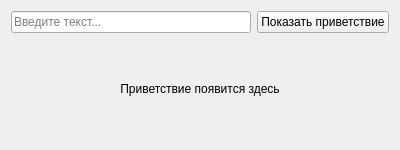
<?xml version="1.0" encoding="UTF-8"?>
<ui version="4.0">
 <class>GreetingForm</class>
 <widget class="QWidget" name="GreetingForm">
  <property name="geometry">
   <rect>
    <x>0</x>
    <y>0</y>
    <width>400</width>
    <height>150</height>
   </rect>
  </property>
  <property name="windowTitle">
   <string>Widgets</string>
  </property>
  <layout class="QVBoxLayout" name="verticalLayout">
   <item>
    <layout class="QHBoxLayout" name="horizontalLayout">
     <item>
      <widget class="QLineEdit" name="lineEdit">
       <property name="placeholderText">
        <string>Введите текст...</string>
       </property>
      </widget>
     </item>
     <item>
      <widget class="QPushButton" name="pushButton">
       <property name="text">
        <string>Показать приветствие</string>
       </property>
      </widget>
     </item>
    </layout>
   </item>
   <item>
    <widget class="QLabel" name="label">
     <property name="text">
      <string>Приветствие появится здесь</string>
     </property>
     <property name="alignment">
      <set>Qt::AlignCenter</set>
     </property>
    </widget>
   </item>
  </layout>
 </widget>
 <resources/>
 <connections/>
</ui>
